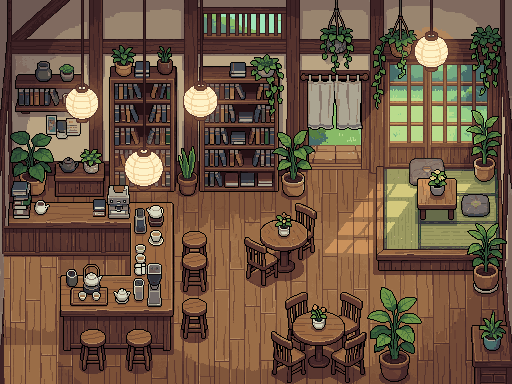
#> input picture art/source/libreria-dentro-con-plantas.png, 512 x 384 px
$ python draw_side_door.py ../art/source/libreria-dentro-con-plantas.png ../art/source/libreria-dentro-original.png
#> lines starting #> are read from the running program, lines starting #| are printed output that depends on the picture
"""Dibuja la puerta corredera (shoji) de la pared derecha, la que sube a casa.

Uso: python3 tools/draw_side_door.py entrada.png salida.png
"""
import sys
from PIL import Image

X0, X1 = 494, 511  # ancho de la puerta vista de lado
Y0, Y1 = 272, 368  # alto (de arriba a abajo en la imagen)

MARCO = (61, 35, 37)
MARCO_CLARO = (97, 58, 49)
PAPEL = (236, 222, 190)
PAPEL_SOMBRA = (212, 192, 156)
LISTON = (128, 86, 59)
ESCALON = (150, 104, 66)
ESCALON_BORDE = (104, 66, 46)
SOMBRA = (0, 0, 0, 70)


def main(entrada, salida):
    im = Image.open(entrada).convert('RGBA')
#> im is the input picture: PIL image 512x384 RGBA; mean R, G, B, A 110.1, 85.6, 65.3, 255
    px = im.load()

    # Sombra suave en el suelo, a la izquierda de la puerta
    capa = Image.new('RGBA', im.size, (0, 0, 0, 0))
#> capa: PIL image 512x384 RGBA; every value is 0
    cp = capa.load()
    for y in range(Y0 + 6, Y1 + 4):
        for x in range(X0 - 5, X0):
            cp[x, y] = (0, 0, 0, 22 + (x - (X0 - 5)) * 10)
    im.alpha_composite(capa)
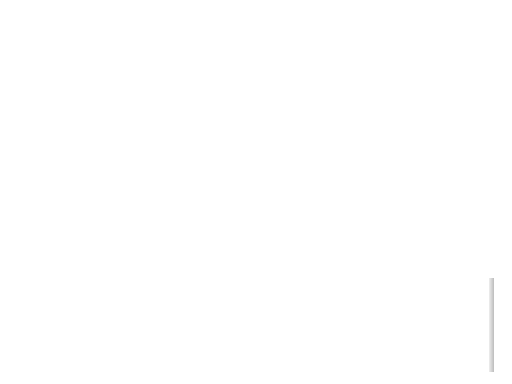
#> capa: PIL image 512x384 RGBA; mean R, G, B, A 0, 0, 0, 0.1; transparent parts drawn white
    px = im.load()

    for y in range(Y0, Y1 + 1):
        for x in range(X0, X1 + 1):
            borde = x in (X0, X1) or y in (Y0, Y0 + 1, Y1)
            if borde:
                px[x, y] = MARCO
            elif x == X0 + 1 or y == Y0 + 2:
                px[x, y] = MARCO_CLARO
            else:
                # Dos hojas de papel con listones de madera (kumiko)
                medio = (X0 + X1) // 2
                liston = x == medio or (y - Y0) % 12 == 0
                if liston:
                    px[x, y] = LISTON
                else:
                    # el papel más cercano a la pared queda un poco en sombra
                    px[x, y] = PAPEL_SOMBRA if x > medio else PAPEL

    # Tirador
    for y in range(Y0 + 44, Y0 + 52):
        px[X0 + 3, y] = MARCO

    # Escalón de madera delante de la puerta
    for y in range(Y0 + 30, Y1 - 6):
        for x in range(X0 - 9, X0):
            px[x, y] = ESCALON_BORDE if x == X0 - 9 or y in (Y0 + 30, Y1 - 7) else ESCALON

    im.save(salida)
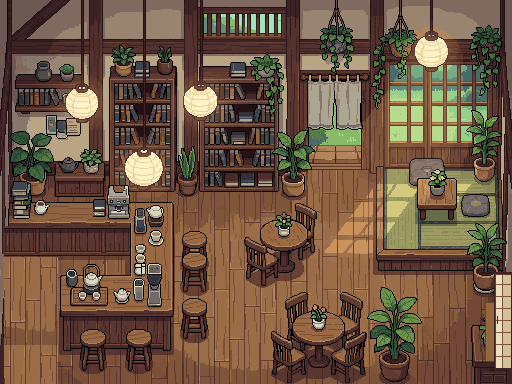
#> saved as libreria-dentro-original.png: PIL image 512x384 RGBA; mean R, G, B, A 111.2, 86.6, 66, 255


if __name__ == '__main__':
    main(sys.argv[1], sys.argv[2])
